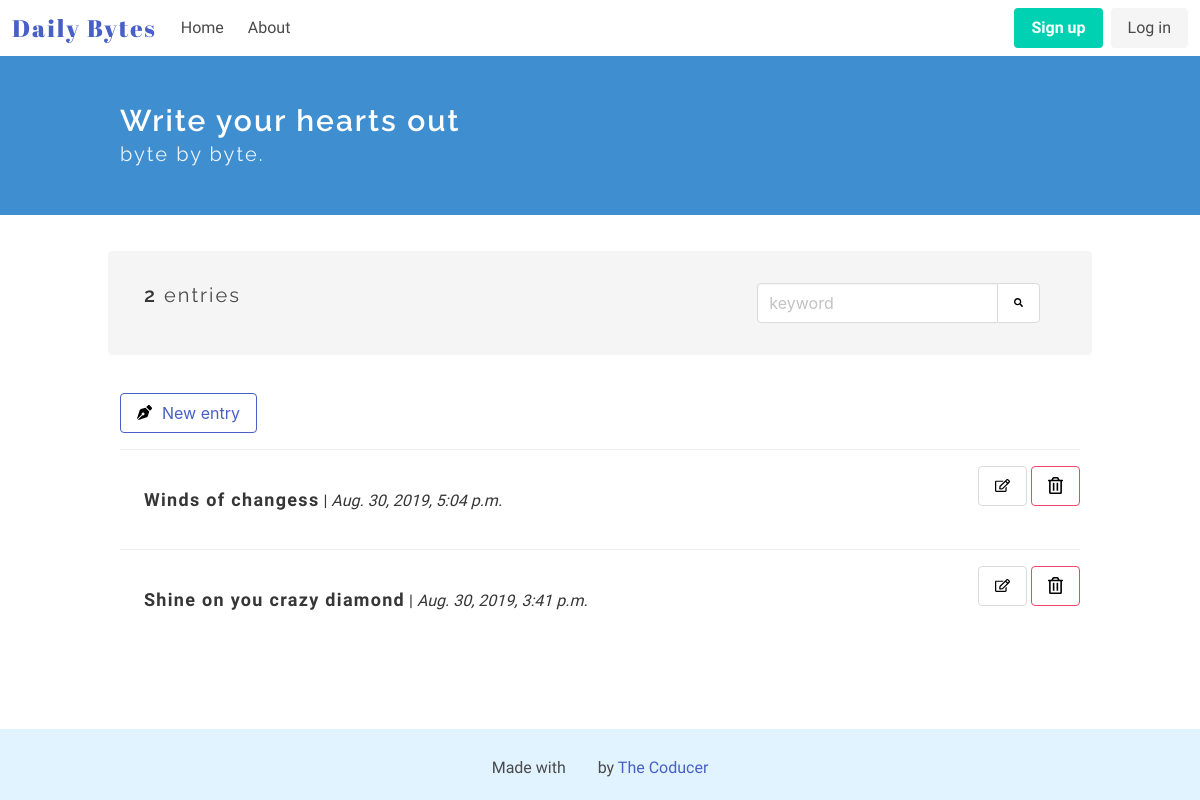
The app's page /, older data.
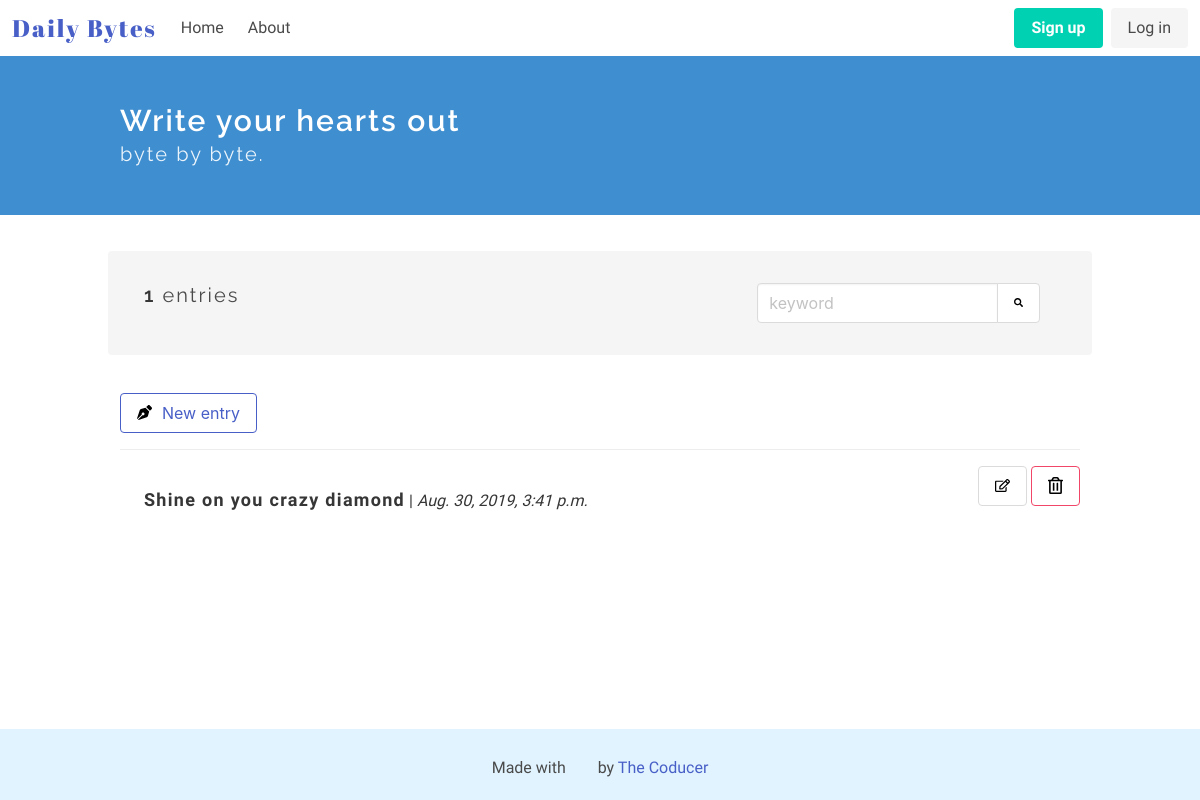
The same page, newer data.
### diary_app/models.py (models this page shows, shortened)
class Entry(models.Model):
    title = models.CharField(max_length=50, default='')
    text = models.TextField()
    date_posted = models.DateTimeField(auto_now_add = True)
    class Meta:
        verbose_name_plural = 'entries'

### diary_app/views.py (the view)
# urls.py: path('', views.index, name = 'home'),
def index(request):
    entries = Entry.objects.order_by('-date_posted') # to set a definite order
    count_entries = Entry.objects.all().count()
    context = {'entries': entries, 'count_entries': count_entries}
    return render(request, 'diary_app/index.html', context)

### diary_app/templates/diary_app/index.html (shortened to what this page needs)
<!DOCTYPE html>
<html lang="en">
<head>
</head>
<body>
    {% extends "./base.html" %}
    {% block content %}
    {% load static %}
    <section class="hero is-info">
        <div class="hero-body">
        <div class="container">
            <h1 class="title">
                Write your hearts out
            </h1>
            <h2 class="subtitle">
                byte by byte.
            </h2>
        </div>
        </div>
    </section>
    <section class="section">
        <div class="container">
            <div class="container my-top-bar">
            <div class="columns notification">
                <div class="column is-two-thirds">
                    <p class="subtitle is-5">
                        {% if count_entries < 1 %}
                            You don't have any entries
                        {% else %}
                            <strong>{{ count_entries }}</strong> entries
                        {% endif %}
                    </p>
                </div>
                <div class="column">
                <div class="field has-addons">
                    <p class="control">
                        <input class="input" type="text" placeholder="keyword">
                    </p>
                    <p class="control">
                        <button class="button">
                            <img src="{% static '/images/search.svg' %}" alt="Add new byte" width=15px height=15px>
                        </button>
                    </p>
                    </div>
                    </div>
                </div>
                </div>
        <article class="media">
            <div class="media-content">
                <div class="content">
                    <a class="button is-link is-outlined" href="{% url 'add' %}"><img src="{% static '/images/pen.svg' %}" alt="Add new byte" width=15px height=15px style="margin-right: 10px;">New entry</a>
                </div>
            </div>
        </article>
        {% for entry in entries %}
        <article class="media">
                <div class="media-content">
                    <a href="/entry/{{entry.id}}">
                    <div class="content notification readmore-div">
                        <p>
                            <strong class="entry-title">{{ entry.title }}</strong> | <i>{{ entry.date_posted }}</i>
                            <br>
                        </p>
                    </div>
                    </a>
                </div>
                <div class="media-right">
                        <a class="button" href="/edit/{{entry.id}}"><img src="{% static '/images/edit.svg' %}" alt="Edit" width=15px height=15px></a>
                        <a class="button is-danger is-outlined" href="/confirmdelete/{{entry.id}}"><img src="{% static '/images/delete.svg' %}" alt="Delete" width=15px height=15px color: red;></a>
                </div>
            </article>
        {% endfor %}
    </div>
    </section>
    {% endblock %}

### diary_app/templates/diary_app/base.html (shortened to what this page needs)
<!DOCTYPE html>
<html lang="en">
<head>
    {% load static %}
    <link rel="stylesheet" href="https://cdnjs.cloudflare.com/ajax/libs/bulma/0.6.2/css/bulma.min.css" />
    <link rel="stylesheet" type="text/css" href="//code.ionicframework.com/ionicons/2.0.1/css/ionicons.min.css" />
    <link rel="stylesheet" href="{% static '/css/main.css' %}">
</head>
<body>
    {% include "./header.html" %}
    {% block content %} {% endblock %}
    {% include "./footer.html" %}
</body>
</html>

### diary_app/templates/diary_app/header.html (shortened to what this page needs)
<div id="app">
<nav class="navbar" role="navigation" aria-label="main navigation">
    <div class="navbar-brand">
      <a class="navbar-item" href="{% url 'home' %}">
        <h1 class="logo">Daily Bytes</h1>
      </a>
    </div>
    <div id="navbarBasicExample" class="navbar-menu">
      <div class="navbar-start">
        <a class="navbar-item" href="{% url 'home' %}">
            Home
        </a>
        <a class="navbar-item" href="/about/">
            About
        </a>
      </div>
      <div class="navbar-end">
        <div class="navbar-item">
          <div class="buttons">
            <a class="button is-primary">
              <strong>Sign up</strong>
            </a>
            <a class="button is-light">
              Log in
            </a>
          </div>
        </div>
      </div>
    </div>
  </nav>
 </div>

### diary_app/templates/diary_app/footer.html
<footer class="footer">
        <div class="has-text-centered">
          <p>
                Made with <i class="icon ion-heart"></i> by <a href="https://thecoducer.github.io/" target="_blank">The Coducer</a>
          </p>
        </div>
      </footer>

### diary_app/static/css/main.css (style rules this page uses)
.logo { font-family: 'Abril Fatface', cursive; font-size: 1.5em; letter-spacing: 2px; }
.navbar-item { font-family: 'Libre Franklin', sans-serif; }
.title { font-size: 30px; }
.title, .subtitle { font-family: 'Raleway', sans-serif; letter-spacing: 2px; }
p { font-family: 'Muli', sans-serif; }
.entry-title { font-family: 'Libre Franklin', sans-serif; font-size: 18px; letter-spacing: 1.3px; }
.my-top-bar { margin-bottom: 50px; }
.footer { flex-shrink: 0; padding: 20px; background-color: #e0f3ff; }
.section { flex: 1 0 auto; }
body { display: flex; flex-direction: column; height: 100vh; }
.readmore-div { background-color: transparent; color: #363636; }

Row changes from the older to the newer data that the page shows:
removed Entry: title "Winds of changess", date_posted "Aug. 30, 2019, 5:04 p.m."
Text that changed along with them:
{{ count_entries }}: "2" → "1"
